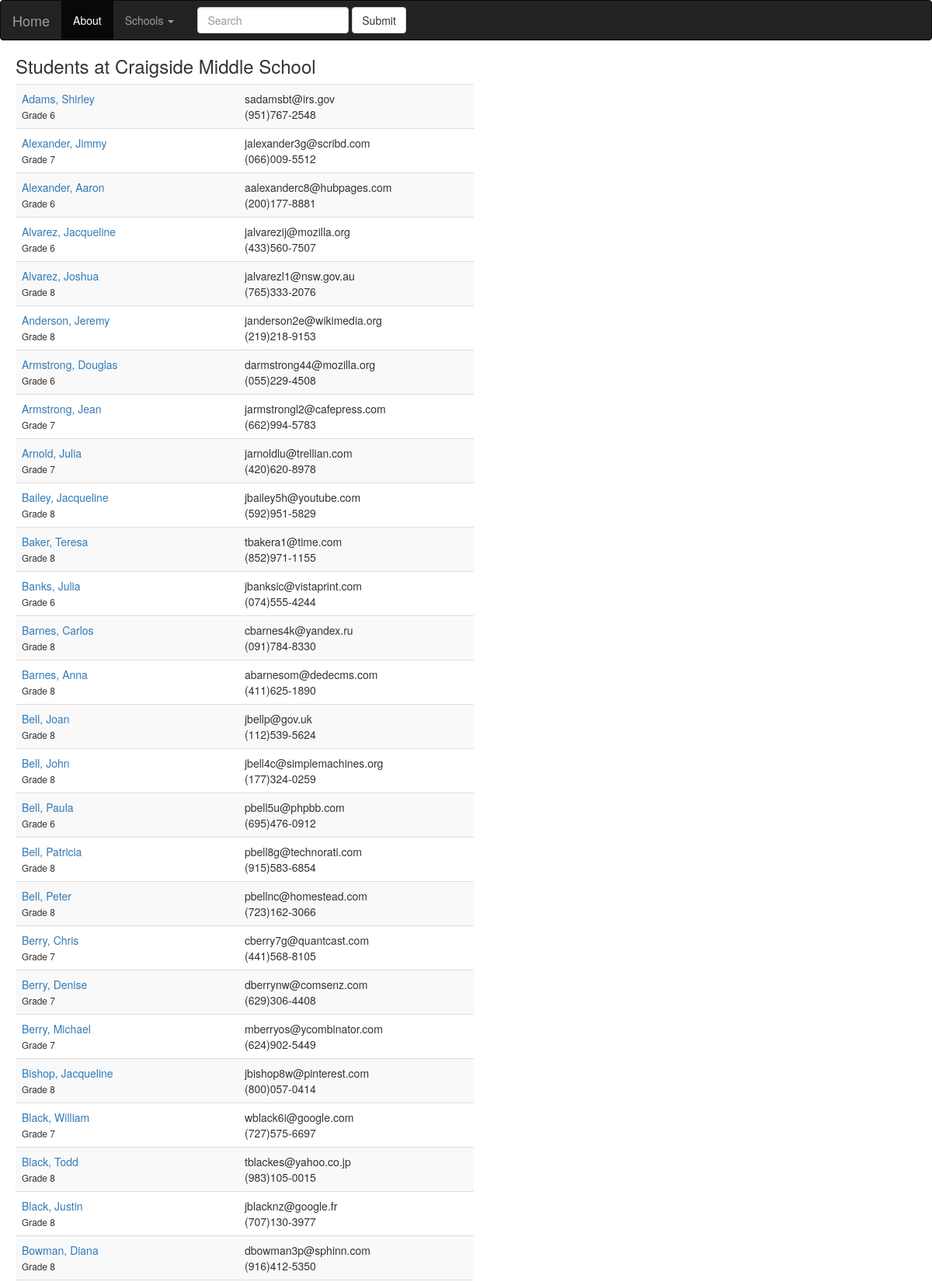
The page /districts/1/schools/2/students (upper part) on the database its author committed.
### database_setup.py (models this page shows, shortened)
class School(Base):
    __tablename__ = 'school'
    id = Column(Integer, primary_key=True)
    name = Column(String(80), nullable=False)
    type = Column(String(250))
    principal = Column(String(250))
    address = Column(String(50))
    city = Column(String(50))
    state = Column(String(50))
    zip = Column(String(50))
    phone = Column(String(50))
    district_id = Column(Integer, ForeignKey('district.id'))
    district = relationship('District')

class Student(Base):
    __tablename__ = 'student'
    id = Column(Integer, primary_key=True)
    first_name = Column(String(40), nullable=False)
    last_name = Column(String(40), nullable=False)
    grade = Column(String(50))
    address = Column(String(50))
    city = Column(String(50))
    state = Column(String(50))
    zip = Column(String(50))
    phone = Column(String(50))
    email = Column(String(50))
    school_id = Column(Integer, ForeignKey('school.id'))
    school = relationship(School)
    sections = relationship('Section', secondary='enrollment')

### schools.py (the view)
@app.route('/districts/<int:district_id>/schools/<int:school_id>/students')
def showAllStudents(district_id, school_id):
    school = session.query(School).filter_by(id=school_id).one()
    students = session.query(Student).filter_by(school_id=school_id).all()
    return render_template('students.html', district_id=district_id, school=school, students=students)

### templates/students.html (shortened to what this page needs)
{% extends "base.html" %}
{% block content %}
<h3>Students at {{school.name}}</h3>
<table class="table table-striped" style="width:50%">
{% for student in students %}
<tr>
	<td>
		<table style="width:100%">
			<tr>
				<td style="width:50%"><a href='{{url_for('showStudent', district_id=district_id, school_id=school.id, student_id=student.id)}}'>{{student.last_name}}, {{student.first_name}}</a></td>
				<td style="width:50%">{{student.email}}</td>
			</tr>
			<tr>
				<td class="details">Grade {{student.grade}}</td>
				<td>{{student.phone}}</td>
			</tr>
		</table>
	</td>
</tr>
{% endfor %}
</table>
{% endblock %}

### templates/base.html (style rules this page uses)
.details { font-size:85%; }

### rows shown on the page
School: name "Craigside Middle School"
Student: last_name "Adams", first_name "Shirley", email "sadamsbt@irs.gov", grade "6", phone "(951)767-2548"
Student: last_name "Alexander", first_name "Jimmy", email "jalexander3g@scribd.com", grade "7", phone "(066)009-5512"
Student: last_name "Alexander", first_name "Aaron", email "aalexanderc8@hubpages.com", grade "6", phone "(200)177-8881"
Student: last_name "Alvarez", first_name "Jacqueline", email "jalvarezij@mozilla.org", grade "6", phone "(433)560-7507"
Student: last_name "Alvarez", first_name "Joshua", email "jalvarezl1@nsw.gov.au", grade "8", phone "(765)333-2076"
Student: last_name "Anderson", first_name "Jeremy", email "janderson2e@wikimedia.org", grade "8", phone "(219)218-9153"
Student: last_name "Armstrong", first_name "Douglas", email "darmstrong44@mozilla.org", grade "6", phone "(055)229-4508"
Student: last_name "Armstrong", first_name "Jean", email "jarmstrongl2@cafepress.com", grade "7", phone "(662)994-5783"
Student: last_name "Arnold", first_name "Julia", email "jarnoldlu@trellian.com", grade "7", phone "(420)620-8978"
Student: last_name "Bailey", first_name "Jacqueline", email "jbailey5h@youtube.com", grade "8", phone "(592)951-5829"
Student: last_name "Baker", first_name "Teresa", email "tbakera1@time.com", grade "8", phone "(852)971-1155"
Student: last_name "Banks", first_name "Julia", email "jbanksic@vistaprint.com", grade "6", phone "(074)555-4244"
Student: last_name "Barnes", first_name "Carlos", email "cbarnes4k@yandex.ru", grade "8", phone "(091)784-8330"
Student: last_name "Barnes", first_name "Anna", email "abarnesom@dedecms.com", grade "8", phone "(411)625-1890"
Student: last_name "Bell", first_name "Joan", email "jbellp@gov.uk", grade "8", phone "(112)539-5624"
Student: last_name "Bell", first_name "John", email "jbell4c@simplemachines.org", grade "8", phone "(177)324-0259"
Student: last_name "Bell", first_name "Paula", email "pbell5u@phpbb.com", grade "6", phone "(695)476-0912"
Student: last_name "Bell", first_name "Patricia", email "pbell8g@technorati.com", grade "8", phone "(915)583-6854"
Student: last_name "Bell", first_name "Peter", email "pbellnc@homestead.com", grade "8", phone "(723)162-3066"
Student: last_name "Berry", first_name "Chris", email "cberry7g@quantcast.com", grade "7", phone "(441)568-8105"
Student: last_name "Berry", first_name "Denise", email "dberrynw@comsenz.com", grade "7", phone "(629)306-4408"
Student: last_name "Berry", first_name "Michael", email "mberryos@ycombinator.com", grade "7", phone "(624)902-5449"
Student: last_name "Bishop", first_name "Jacqueline", email "jbishop8w@pinterest.com", grade "8", phone "(800)057-0414"
Student: last_name "Black", first_name "William", email "wblack6i@google.com", grade "7", phone "(727)575-6697"
Student: last_name "Black", first_name "Todd", email "tblackes@yahoo.co.jp", grade "8", phone "(983)105-0015"
Student: last_name "Black", first_name "Justin", email "jblacknz@google.fr", grade "8", phone "(707)130-3977"
Student: last_name "Bowman", first_name "Diana", email "dbowman3p@sphinn.com", grade "8", phone "(916)412-5350"
